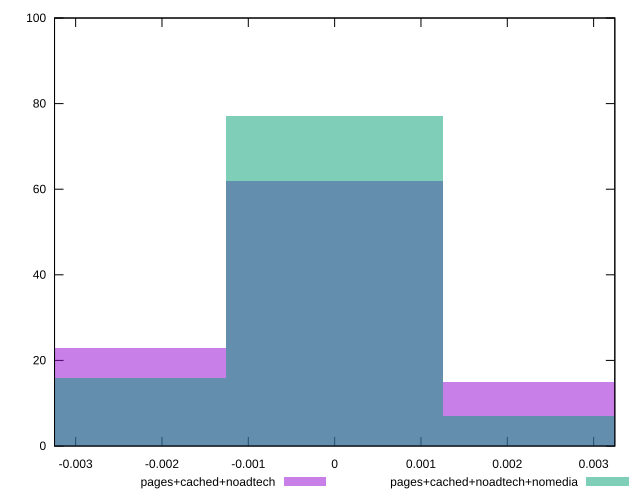

The gnuplot source for this figure:
reset

$pagesCachedNoadtech <<EOF
0 62
-0.002512871654562809 23
0.002512871654562809 15
EOF

$pagesCachedNoadtechNomedia <<EOF
0 77
0.002512871654562809 7
-0.002512871654562809 16
EOF

set key outside below
set boxwidth 0.002512871654562809
set xrange [-0.0032444980239537237:0.003245593027416556]
set yrange [0:100]
set trange [0:100]
set style fill transparent solid 0.5 noborder
set terminal svg size 640, 500 enhanced background rgb 'white'
set output "report_00011_2021-02-09T10:53:21.242Z/meta/pScore-difference/comparison/histogram/2_vs_3.svg"

plot $pagesCachedNoadtech title "pages+cached+noadtech" with boxes, \
     $pagesCachedNoadtechNomedia title "pages+cached+noadtech+nomedia" with boxes

reset
